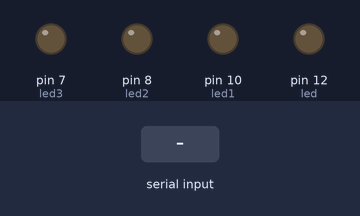
Bench run of a sketch on a simulated Arduino Uno, built with avr-gcc and run on an emulated ATmega328P. Parts: output pins drawn as LEDs (lit = HIGH). Inputs (shaded band) come from the test bench.

Above: at 1.2 s.
1.3 s: "1" received over Serial
At 2.1 s:
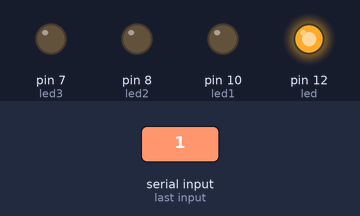
2.8 s: "2" received over Serial
At 3.2 s:
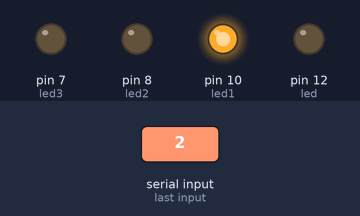
4.3 s: "3" received over Serial
At 5.5 s:
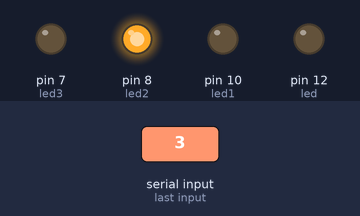
5.8 s: "4" received over Serial
At 6.7 s:
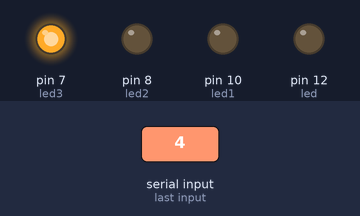
7.3 s: "0" received over Serial
At 7.9 s:
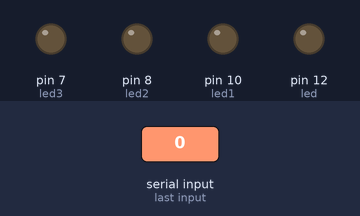
Timing chart, 0 to 9.8 s (numbered marks = the images above; inputs shaded):
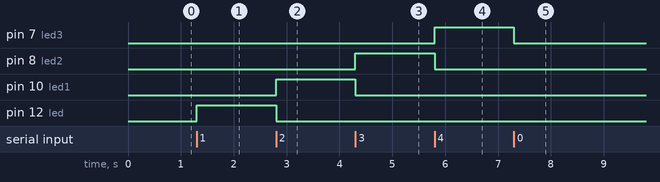

Measured:
- after the input at 1.3 s, pin 12 (led): LOW → HIGH at once
- after the input at 2.8 s, pin 10 (led1): LOW → HIGH at once; pin 12 (led): HIGH → LOW at once
- after the input at 4.3 s, pin 8 (led2): LOW → HIGH at once; pin 10 (led1): HIGH → LOW at once
- after the input at 5.8 s, pin 7 (led3): LOW → HIGH at once; pin 8 (led2): HIGH → LOW at once
- after the input at 7.3 s, pin 7 (led3): HIGH → LOW at once

The sketch:

led_glow_choice.ino
```cpp
int led=12;
int led1=10;
int led2=8;
int led3=7;
void setup() {
  // put your setup code here, to run once:
pinMode(led,OUTPUT);
pinMode(led1,OUTPUT);
pinMode(led2,OUTPUT);
pinMode(led3,OUTPUT);
Serial.begin(9600);
}
void set()
{
  digitalWrite(led,LOW);
  digitalWrite(led1,LOW);
  digitalWrite(led2,LOW);
  digitalWrite(led3,LOW);
}
void loop() {
  // put your main code here, to run repeatedly:
if(Serial.available())
{
 char data=Serial.read();
 if(data=='1'){
  set();
  digitalWrite(led,HIGH);
  digitalWrite(led1,LOW);
  digitalWrite(led2,LOW);
  digitalWrite(led3,LOW);
 }
 else if(data=='2')
 {
  set();
  digitalWrite(led,LOW);
  digitalWrite(led1,HIGH);
  digitalWrite(led2,LOW);
  digitalWrite(led3,LOW);
 }
 else if(data=='3')
 {
  set();
  digitalWrite(led,LOW);
  digitalWrite(led1,LOW);
  digitalWrite(led2,HIGH);
  digitalWrite(led3,LOW);
 }
 else if(data=='4')
 {
  set();
  digitalWrite(led,LOW);
  digitalWrite(led1,LOW);
  digitalWrite(led2,LOW);
  digitalWrite(led3,HIGH);
 }

 else if(data=='0')
 set();

}
}
```
